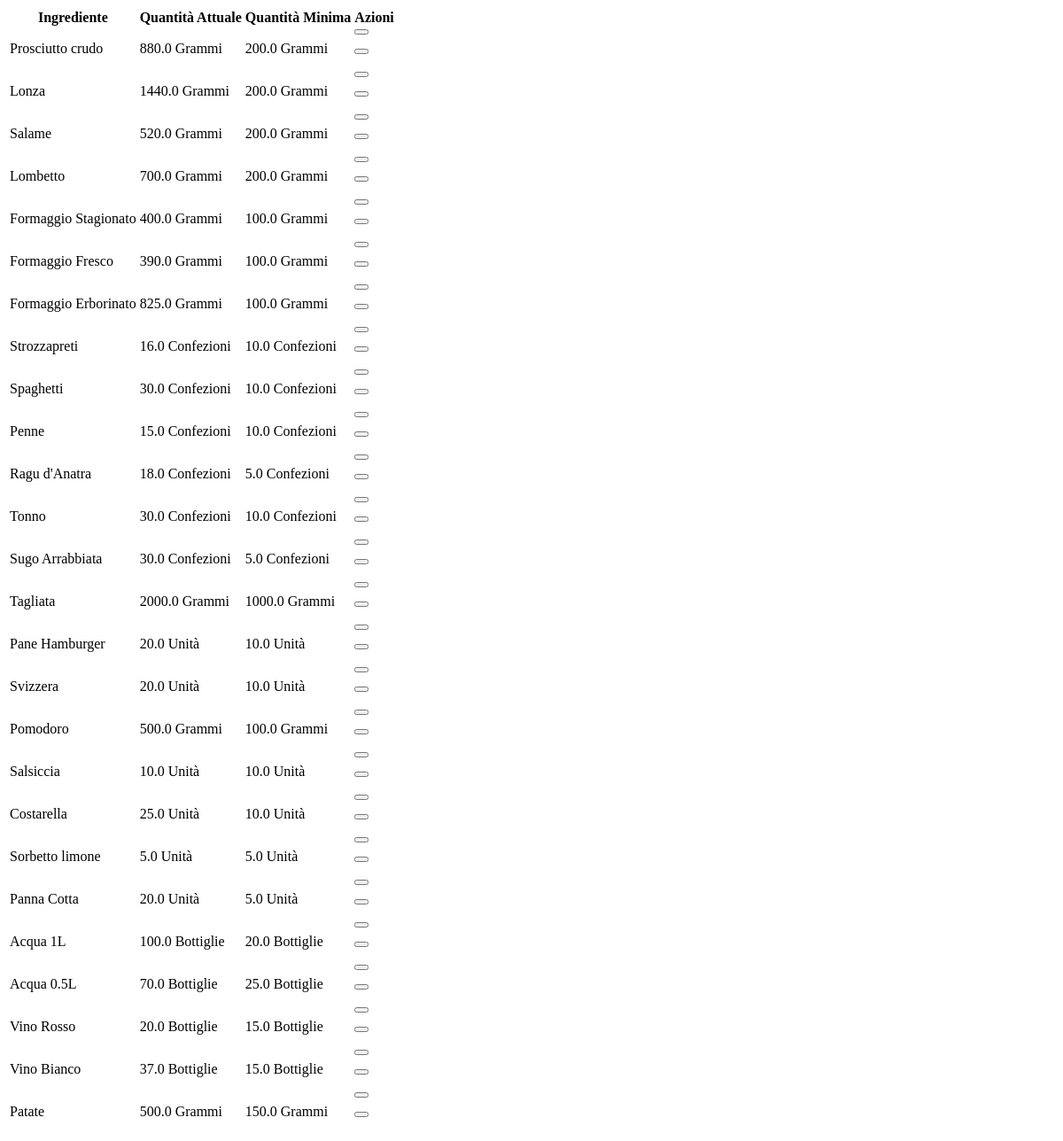
Page /magazzino/tabellaScorte (signed in) on the earlier database version.
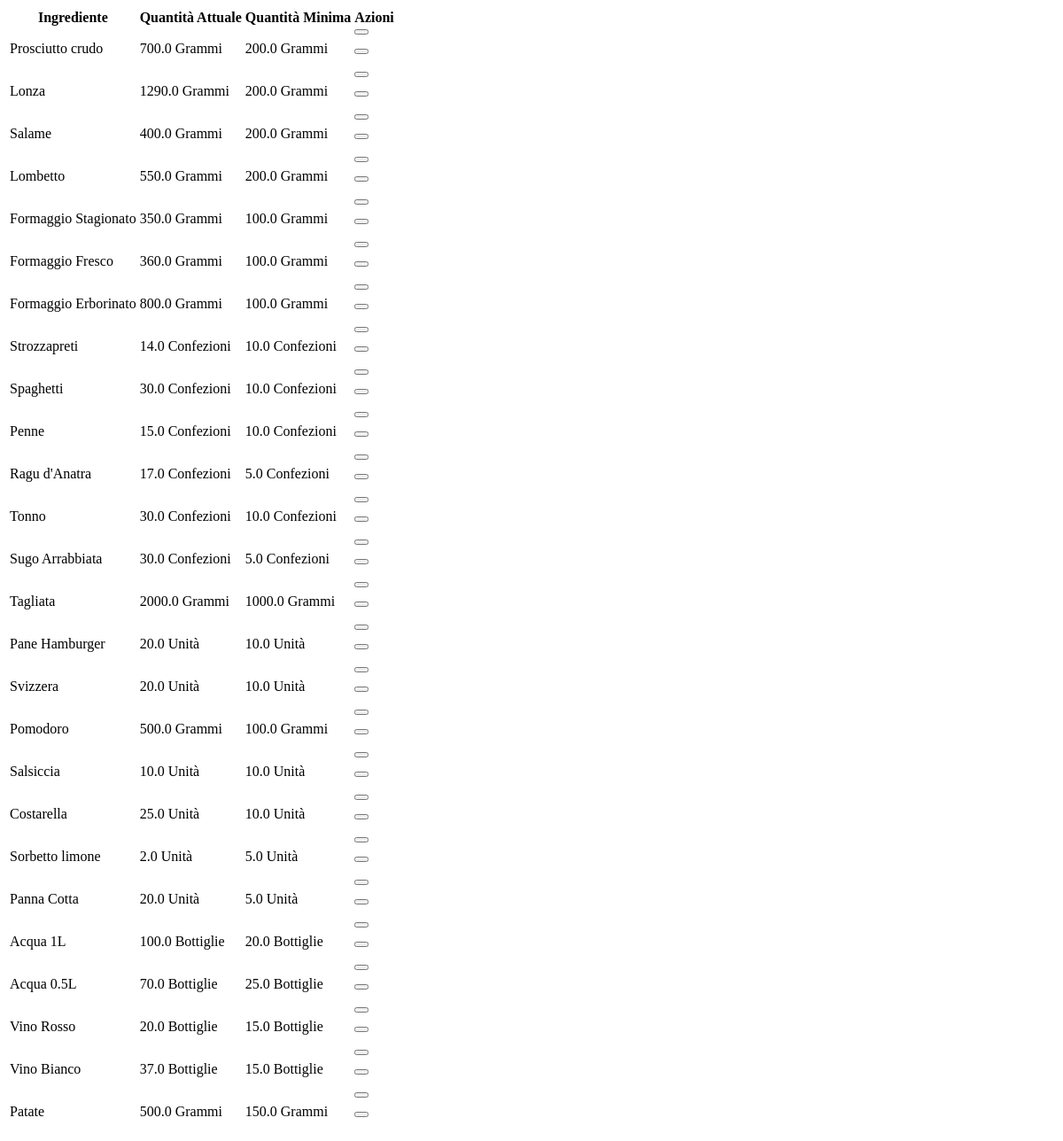
Same page on the later database version.
### gestioneMagazzino/models.py (models this page shows, shortened)
class Scorta(models.Model):
    idIngrediente = models.ForeignKey(Ingrediente, on_delete=models.CASCADE)
    quantitaAttuale = models.FloatField(validators=[MinValueValidator(0)])
    quantitaMinima = models.FloatField(validators=[MinValueValidator(0)])
    class Meta:
        verbose_name = 'Scorta'
        verbose_name_plural = 'Scorte'

### gestioneMenu/models.py (models this page shows)
class Ingrediente(models.Model):
    nome = models.CharField(max_length=100)
    idMisura = models.ForeignKey(Misura, on_delete=models.CASCADE)
    fattoInCasa = models.BooleanField()
    def __str__(self):
        return self.nome
    class Meta:
        verbose_name = 'Ingrediente'
        verbose_name_plural = 'Ingredienti'

class Misura(models.Model):
    nome = models.CharField(max_length=50)
    def __str__(self):
        return self.nome
    class Meta:
        verbose_name = 'Misura'
        verbose_name_plural = 'Misure'

### gestioneMagazzino/views.py (the view)
# urls.py: path('tabellaScorte', views.tabellaScorte, name='tabellaScorte'),
@login_required
def tabellaScorte(request):
    scorte = Scorta.objects.all()
    return render(request, 'scorte/tabellaScorte.html', {'scorte' : scorte,'permessiAzioni': request.user.has_perm('gestioneMenu.delete_Scorta')})

### gestioneMagazzino/templates/scorte/tabellaScorte.html (shortened to what this page needs)
<table class="table table-primary">
    <thead>
      <tr>
        <th scope="col">Ingrediente</th>
        <th scope="col">Quantità Attuale</th>
        <th scope="col">Quantità Minima</th>
        {% if permessiAzioni %}
        <th scope="col">Azioni</th>
        {% endif %}
      </tr>
    </thead>
    <tbody>
        {% for scorta in scorte %}
        <tr>
            <td>
              {{ scorta.idIngrediente }}
            </td>
            <td>
              {{ scorta.quantitaAttuale }} {{scorta.idIngrediente.idMisura}}
            </td>
            <td>
                {{ scorta.quantitaMinima }} {{scorta.idIngrediente.idMisura}}
            </td>
            {% if permessiAzioni %}
            <td>
              <div class="row">
                <div class="col-sm-6 col-md-3">
                  <form hx-post="{% url 'modificaScorta' %}" hx-target="#divNotifica">
                    <button type="submit" class="buttonSubmit"></button>
                  </form>
                </div>
                <div class="col-sm-6 col-md-3">
                  <form hx-post="{% url 'confirmEliminaScorta' %}" hx-target="#dialog" @click="dialogOpen = true">
                    <button type="submit" class="buttonSubmit"></button>
                  </form>
                </div>
              </div>
            </td>
            {% endif %}
        </tr>
        {% endfor %}
    </tbody>
  </table>

Differences in the rows shown:
changed Scorta "Prosciutto crudo": quantitaAttuale "880.0" → "700.0"
changed Scorta "Lonza": quantitaAttuale "1440.0" → "1290.0"
changed Scorta "Salame": quantitaAttuale "520.0" → "400.0"
changed Scorta "Lombetto": quantitaAttuale "700.0" → "550.0"
changed Scorta "Formaggio Stagionato": quantitaAttuale "400.0" → "350.0"
changed Scorta "Formaggio Fresco": quantitaAttuale "390.0" → "360.0"
changed Scorta "Formaggio Erborinato": quantitaAttuale "825.0" → "800.0"
changed Scorta "Strozzapreti": quantitaAttuale "16.0" → "14.0"
changed Scorta "Ragu d'Anatra": quantitaAttuale "18.0" → "17.0"
changed Scorta "Sorbetto limone": quantitaAttuale "5.0" → "2.0"
